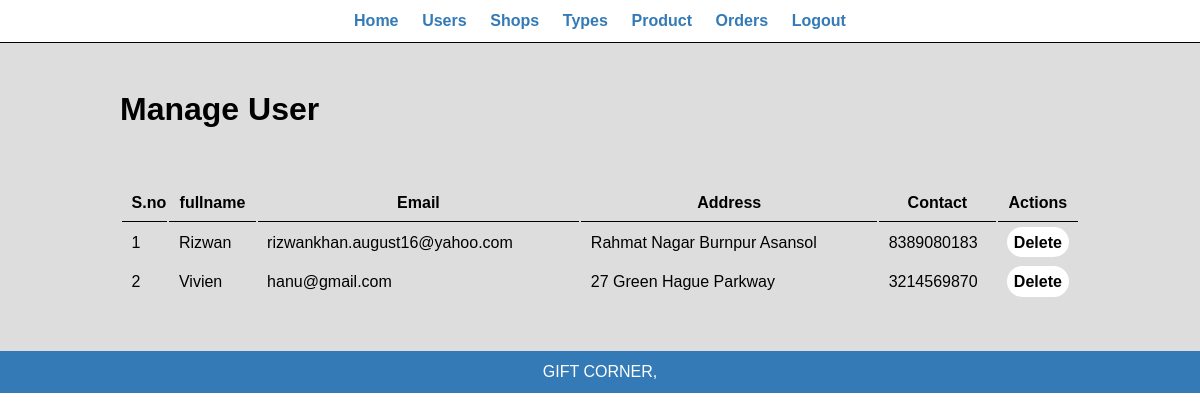
The page /admin/manage-user.php on the database its author committed.
### tables this page shows
CREATE TABLE `user_info` (
  `user_id` int(10) NOT NULL,
  `first_name` varchar(100) NOT NULL,
  `last_name` varchar(100) NOT NULL,
  `email` varchar(300) NOT NULL,
  `password` varchar(300) NOT NULL,
  `mobile` varchar(10) NOT NULL,
  `address1` varchar(300) NOT NULL,
  `address2` varchar(11) NOT NULL
);

### admin/manage-user.php (the view, shortened to what this page needs)
<?php
include 'partials/menu.php';
?>
        <div class="main-content">
        <div class="wrapper">
               <h1>Manage User</h1>
               <br>
               <br><br>
               <table class="tbl-full">
                <tr>
                  <th>S.no</th>
                  <th>fullname</th>
                  <th>Email</th>
                  <th>Address</th>
                  <th>Contact</th>
                  <th>Actions</th>
                </tr>
                <?php
                  $sql = "SELECT * FROM user_info";
                  $res = mysqli_query($conn, $sql);
                  if($res == TRUE){
                  $count = mysqli_num_rows($res);
                  $sn =1;
                  if($count>0)
                  {
                      while($rows=mysqli_fetch_assoc($res))
                      {
                        $id = $rows['user_id'];
                        $full_name = $rows['first_name'];
                        $email = $rows['email'];
                        $address = $rows['address1'];
                        $contact = $rows['mobile'];
                        ?>
                             <tr>
                              <td><?php echo $sn++ ; ?></td>
                              <td><?php echo $full_name; ?></td>
                              <td><?php echo $email; ?></td>
                              <td><?php echo $address; ?></td>
                              <td><?php echo $contact; ?></td>
                              <td>
                              <a href="<?php echo SITEURL;?>admin/delete-user.php?id=<?php echo $id; ?>" class="btn-secondary">Delete</a>
                            </td>
                            </tr>
                        <?php
                      }
                  }
                }
                ?>
               </table>
            </div>
        </div>
        <?php
      include 'partials/footer.php';
      ?>

### admin/admin.css (style rules this page uses)
* { margin: 0; padding: 0; font-family: Arial, Helvetica, sans-serif; }
a { text-decoration: none; }
.wrapper { padding: 1%; width: 80%; margin: 0 auto; }
.main-content { background-color: #dddddd; padding: 3% 0; }
.tbl-full { width:100%; }
table tr th { border-bottom: 1px solid black; padding: 1%; }
table tr td { padding: 1%; }
.btn-secondary { background-color:rgb(255, 255, 255); color:#000000; padding:5pt; border-radius: 20pt; text-decoration: none; font-weight: bold; }

### rows shown on the page
user_info: first_name "Rizwan", email "rizwankhan.august16@yahoo.com", address1 "Rahmat Nagar Burnpur Asansol", mobile "8389080183"
user_info: first_name "Vivien", email "hanu@gmail.com", address1 "27 Green Hague Parkway", mobile "3214569870"
